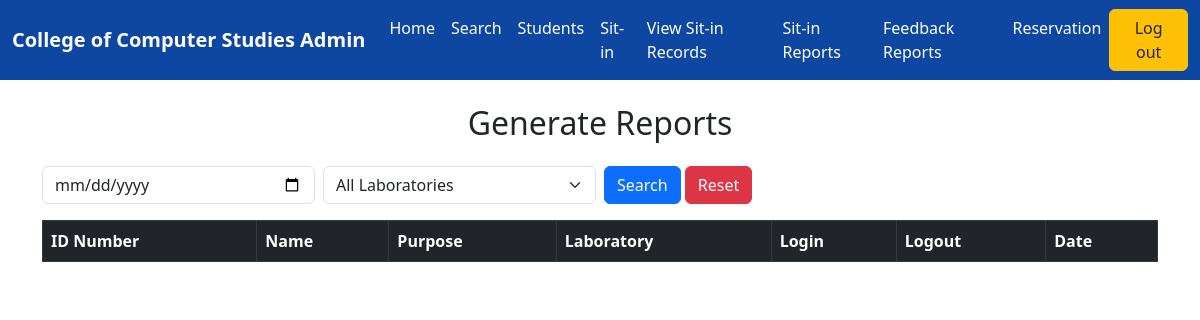
/report.php, run on an earlier commit of the app's database.
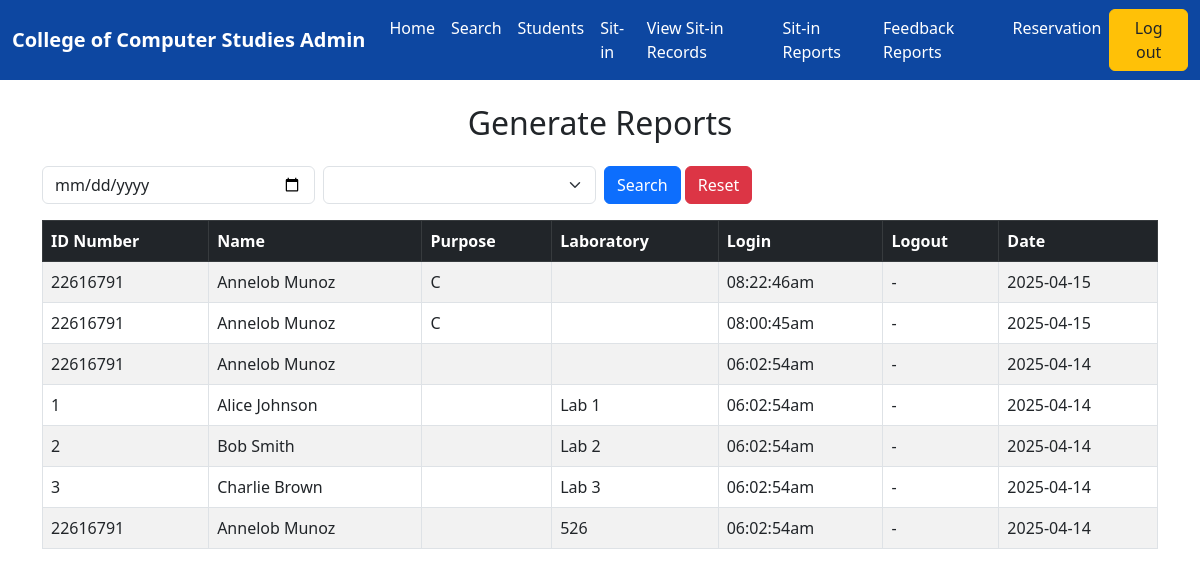
And on a later commit of the database.
### tables this page shows
CREATE TABLE `sit_in_records` (
  `id` int(11) NOT NULL,
  `student_id` int(11) DEFAULT NULL,
  `sit_in_time` datetime DEFAULT current_timestamp(),
  `log_out_time` datetime DEFAULT NULL,
  `laboratory` varchar(100) DEFAULT NULL,
  `name` varchar(255) DEFAULT NULL,
  `language` varchar(50) NOT NULL,
  `remaining_sessions` int(11) DEFAULT 30,
  `subject` varchar(100) DEFAULT NULL,
  `lab` varchar(100) NOT NULL,
  `purpose` varchar(255) NOT NULL,
  `date` datetime NOT NULL DEFAULT current_timestamp(),
  `time_in` time NOT NULL DEFAULT curtime(),
  `time_out` time DEFAULT NULL
);

### report.php (the view, shortened to what this page needs)
<?php
include('db.php');
$filter_date = $_GET['date'] ?? '';
$filter_lab = $_GET['lab'] ?? '';
$query = "SELECT * FROM sit_in_records WHERE 1";
$query .= " ORDER BY date DESC, time_in DESC";
$result = mysqli_query($conn, $query);
$labs = mysqli_query($conn, "SELECT DISTINCT laboratory FROM sit_in_records");
?>
<!DOCTYPE html>
<html lang="en">
<head>
    <link rel="stylesheet" href="https://cdn.jsdelivr.net/npm/bootstrap@5.3.0/dist/css/bootstrap.min.css">
    <link rel="stylesheet" href="https://cdn.datatables.net/1.13.4/css/dataTables.bootstrap5.min.css">
    <link rel="stylesheet" href="https://cdn.datatables.net/buttons/2.4.1/css/buttons.bootstrap5.min.css">
</head>
<body>
<nav class="navbar navbar-expand-lg navbar-dark" style="background-color: #0d47a1;">
    <div class="container-fluid">
        <a class="navbar-brand text-white fw-bold">College of Computer Studies Admin</a>
        <div class="collapse navbar-collapse justify-content-center" id="navbarNav">
            <ul class="navbar-nav">
                <li class="nav-item"><a class="nav-link text-white" href="admin.php">Home</a></li>
                <li class="nav-item"><a class="nav-link text-white" href="#" data-bs-toggle="modal" data-bs-target="#searchModal">Search</a></li>
                <li class="nav-item"><a class="nav-link text-white" href="students.php">Students</a></li>
                <li class="nav-item"><a class="nav-link text-white" href="sit_in.php">Sit-in</a></li>
                <li class="nav-item"><a class="nav-link text-white" href="ViewRecords.php">View Sit-in Records</a></li>
                <li class="nav-item"><a class="nav-link text-white" href="report.php">Sit-in Reports</a></li>
                <li class="nav-item"><a class="nav-link text-white" href="feedback_report.php">Feedback Reports</a></li>
                <li class="nav-item"><a class="nav-link text-white" href="#">Reservation</a></li>
            </ul>
        </div>
        <a href="logout.php" class="btn btn-warning text-dark">Log out</a>
    </div>
</nav>
<div class="container mt-4">
    <h2 class="text-center mb-4">Generate Reports</h2>
    <form class="row g-2 mb-3" method="GET">
        <div class="col-md-3">
            <input type="date" name="date" value="<?= htmlspecialchars($filter_date) ?>" class="form-control">
        </div>
        <div class="col-md-3">
            <select name="lab" class="form-select">
                <option value="">All Laboratories</option>
                <?php while ($lab = mysqli_fetch_assoc($labs)): ?>
                    <option value="<?= $lab['laboratory'] ?>" <?= ($filter_lab == $lab['laboratory']) ? 'selected' : '' ?>>
                    </option>
                <?php endwhile; ?>
            </select>
        </div>
        <div class="col-md-3">
            <button class="btn btn-primary" type="submit">Search</button>
            <a href="report.php" class="btn btn-danger">Reset</a>
        </div>
    </form>
    <table id="reportTable" class="table table-bordered table-striped">
        <thead class="table-dark">
            <tr>
                <th>ID Number</th>
                <th>Name</th>
                <th>Purpose</th>
                <th>Laboratory</th>
                <th>Login</th>
                <th>Logout</th>
                <th>Date</th>
            </tr>
        </thead>
        <tbody>
            <?php while ($row = mysqli_fetch_assoc($result)): ?>
                <tr>
                    <td><?= htmlspecialchars($row['student_id']) ?></td>
                    <td><?= htmlspecialchars($row['name']) ?></td>
                    <td><?= htmlspecialchars($row['purpose']) ?></td>
                    <td><?= htmlspecialchars($row['laboratory']) ?></td>
                    <td><?= htmlspecialchars(date("h:i:sa", strtotime($row['time_in']))) ?></td>
                    <td><?= $row['time_out'] ? htmlspecialchars(date("h:i:sa", strtotime($row['time_out']))) : '-' ?></td>
                    <td><?= htmlspecialchars(date("Y-m-d", strtotime($row['date']))) ?></td>
                </tr>
            <?php endwhile; ?>
        </tbody>
    </table>
</div>
</body>
</html>

What changed in the data, as far as the page shows it:
added sit_in_records: student "22616791", name "Annelob Munoz", purpose "C", time_in "08:22:46am", date "2025-04-15"
added sit_in_records: student "22616791", name "Annelob Munoz", purpose "C", time_in "08:00:45am", date "2025-04-15"
added sit_in_records: student "22616791", name "Annelob Munoz", time_in "06:02:54am", date "2025-04-14"
added sit_in_records: student "1", name "Alice Johnson", laboratory "Lab 1", time_in "06:02:54am", date "2025-04-14"
added sit_in_records: student "2", name "Bob Smith", laboratory "Lab 2", time_in "06:02:54am", date "2025-04-14"
added sit_in_records: student "3", name "Charlie Brown", laboratory "Lab 3", time_in "06:02:54am", date "2025-04-14"
added sit_in_records: student "22616791", name "Annelob Munoz", laboratory "526", time_in "06:02:54am", date "2025-04-14"
Also different on the page:
form field lab: "All Laboratories" → (not shown)
